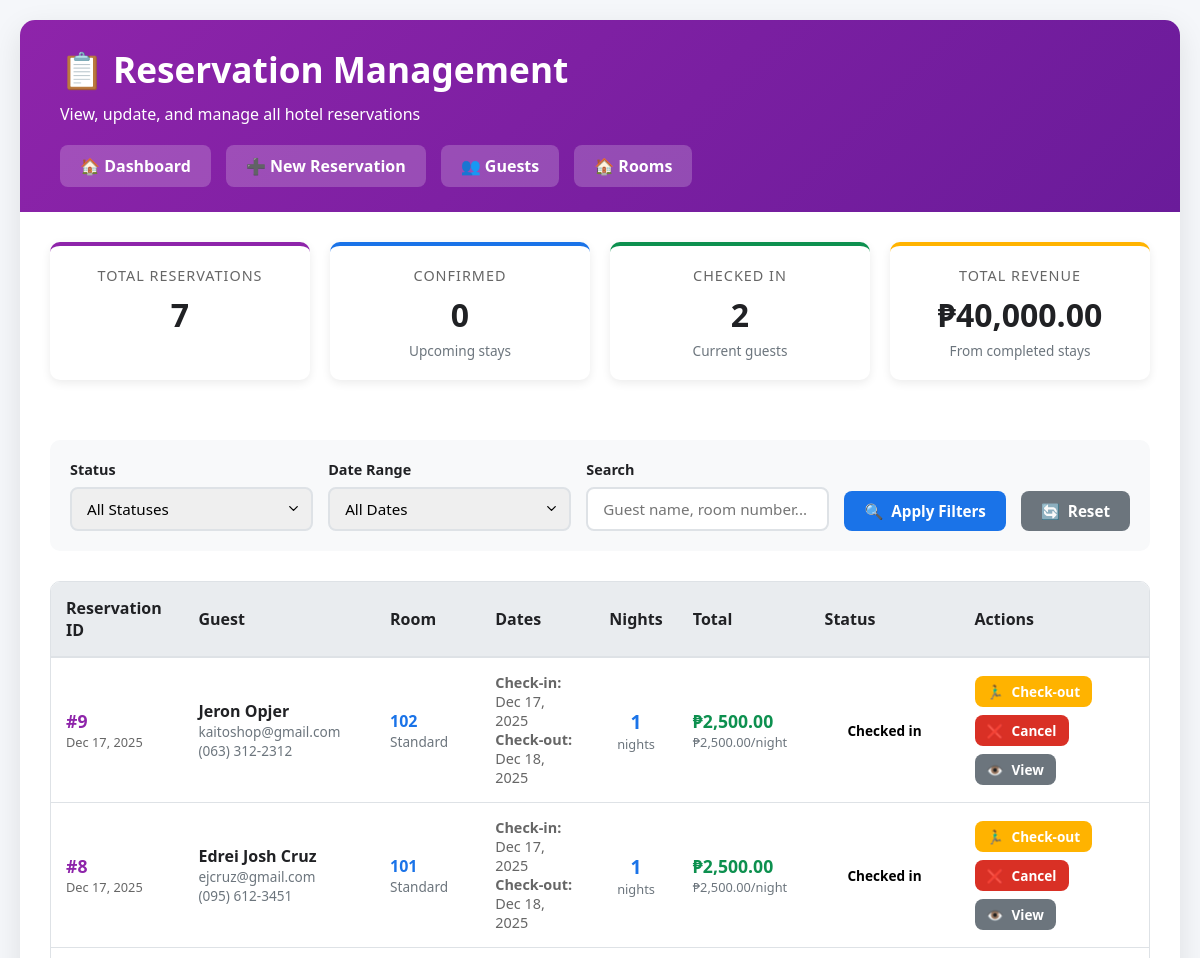
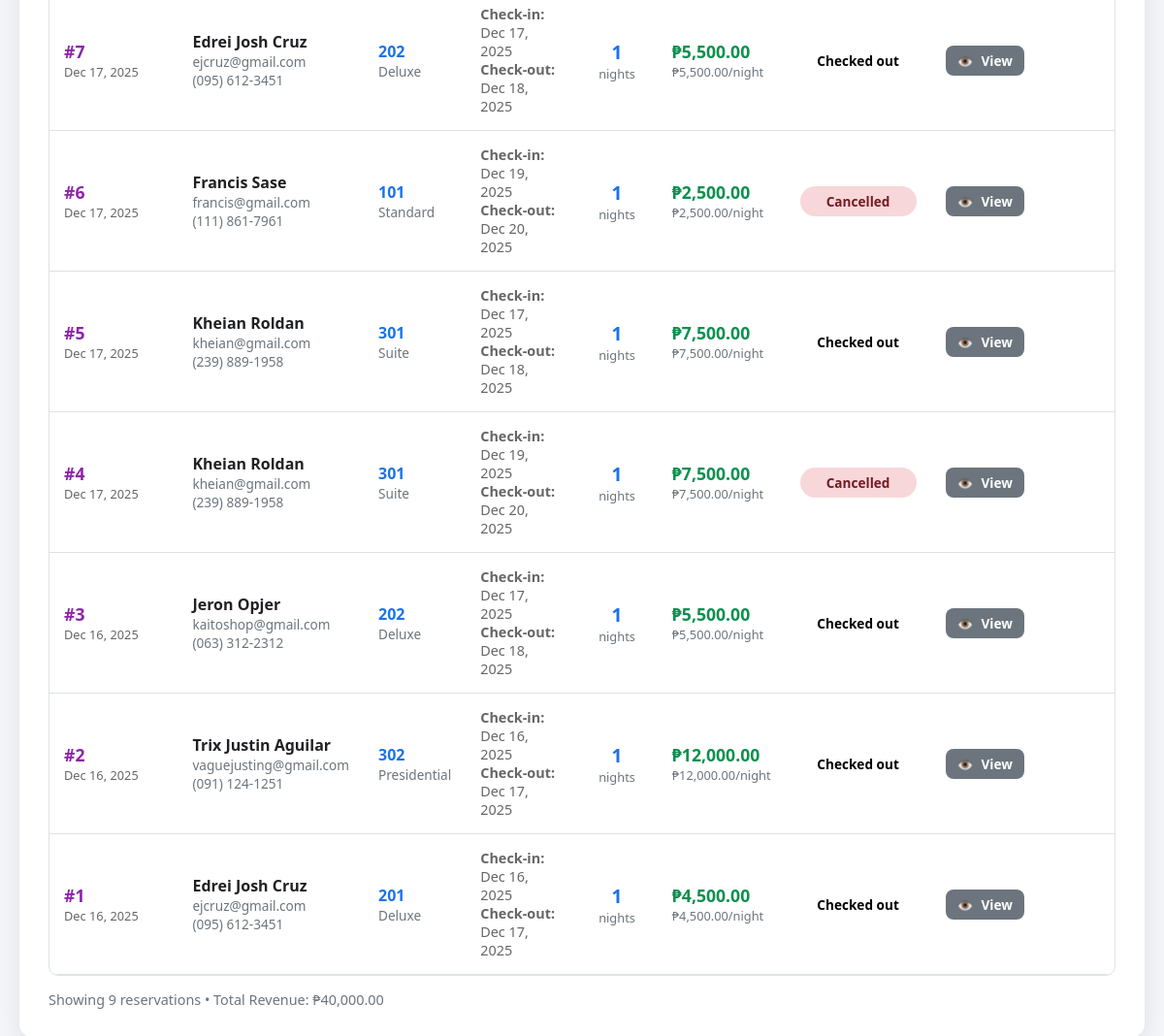
/hotel/reservations.php, run on the app's committed database (2 pictures, top to bottom).
### tables this page shows
CREATE TABLE `reservations` (
  `id` int(11) NOT NULL,
  `guest_id` int(11) NOT NULL,
  `room_id` int(11) NOT NULL,
  `check_in` date NOT NULL,
  `check_out` date NOT NULL,
  `number_of_guests` int(11) NOT NULL DEFAULT 1,
  `total_amount` decimal(10,2) DEFAULT NULL,
  `status` enum('pending','confirmed','checked_in','checked_out','cancelled') DEFAULT 'pending',
  `special_requests` text DEFAULT NULL,
  `created_at` timestamp NOT NULL DEFAULT current_timestamp(),
  `updated_at` timestamp NOT NULL DEFAULT current_timestamp() ON UPDATE current_timestamp()
);

CREATE TABLE `guests` (
  `id` int(11) NOT NULL,
  `first_name` varchar(50) NOT NULL,
  `last_name` varchar(50) NOT NULL,
  `email` varchar(100) NOT NULL,
  `phone` varchar(20) NOT NULL,
  `address` text DEFAULT NULL,
  `created_at` timestamp NOT NULL DEFAULT current_timestamp(),
  `updated_at` timestamp NOT NULL DEFAULT current_timestamp() ON UPDATE current_timestamp()
);

CREATE TABLE `rooms` (
  `id` int(11) NOT NULL,
  `room_number` varchar(10) NOT NULL,
  `room_type` varchar(50) NOT NULL,
  `floor` int(11) NOT NULL,
  `bed_type` varchar(50) NOT NULL,
  `capacity` int(11) NOT NULL,
  `amenities` text DEFAULT NULL,
  `price_per_night` decimal(10,2) NOT NULL,
  `status` enum('available','occupied','maintenance','reserved') DEFAULT 'available',
  `created_at` timestamp NOT NULL DEFAULT current_timestamp(),
  `updated_at` timestamp NOT NULL DEFAULT current_timestamp() ON UPDATE current_timestamp()
);

### hotel/reservations.php (the view, shortened to what this page needs)
<?php
require_once 'hotel_config.php';
$reservations = $pdo->query("
    SELECT r.*,
           g.first_name, g.last_name, g.email, g.phone,
           rm.room_number, rm.room_type, rm.price_per_night,
           DATEDIFF(r.check_out, r.check_in) as nights,
           (rm.price_per_night * DATEDIFF(r.check_out, r.check_in)) as calculated_total
    FROM reservations r
    JOIN guests g ON r.guest_id = g.id
    JOIN rooms rm ON r.room_id = rm.id
    ORDER BY r.created_at DESC
")->fetchAll();
$res_stats = $pdo->query("
    SELECT
        COUNT(*) as total,
        SUM(CASE WHEN status = 'pending' THEN 1 ELSE 0 END) as pending,
        SUM(CASE WHEN status = 'confirmed' THEN 1 ELSE 0 END) as confirmed,
        SUM(CASE WHEN status = 'checked_in' THEN 1 ELSE 0 END) as checked_in,
        SUM(CASE WHEN status = 'checked_out' THEN 1 ELSE 0 END) as checked_out,
        SUM(CASE WHEN status = 'cancelled' THEN 1 ELSE 0 END) as cancelled,
        SUM(total_amount) as total_revenue
    FROM reservations
    WHERE status IN ('checked_in', 'checked_out')
")->fetch();
?>
<!DOCTYPE html>
<html lang="en">
<head>
</head>
<body>
    <div class="container">
        <div class="header">
            <h1>📋 Reservation Management</h1>
            <p>View, update, and manage all hotel reservations</p>
            <div class="nav-links">
                <a href="hotel_index.php" class="nav-btn">🏠 Dashboard</a>
                <a href="new_reservation.php" class="nav-btn">➕ New Reservation</a>
                <a href="guests.php" class="nav-btn">👥 Guests</a>
                <a href="rooms.php" class="nav-btn">🏠 Rooms</a>
            </div>
        </div>
        <div class="stats-grid">
            <div class="stat-card purple">
                <div class="stat-label">Total Reservations</div>
                <div class="stat-value"><?php echo $res_stats['total']; ?></div>
            </div>
            <div class="stat-card blue">
                <div class="stat-label">Confirmed</div>
                <div class="stat-value"><?php echo $res_stats['confirmed']; ?></div>
                <div class="stat-subtext">Upcoming stays</div>
            </div>
            <div class="stat-card green">
                <div class="stat-label">Checked In</div>
                <div class="stat-value"><?php echo $res_stats['checked_in']; ?></div>
                <div class="stat-subtext">Current guests</div>
            </div>
            <div class="stat-card gold">
                <div class="stat-label">Total Revenue</div>
                <div class="stat-value">₱<?php echo number_format($res_stats['total_revenue'], 2); ?></div>
                <div class="stat-subtext">From completed stays</div>
            </div>
        </div>
        <div class="content">
            <div class="filters">
                <div class="filter-group">
                    <label for="status_filter">Status</label>
                    <select id="status_filter" class="form-control">
                        <option value="">All Statuses</option>
                    </select>
                </div>
                <div class="filter-group">
                    <label for="date_filter">Date Range</label>
                    <select id="date_filter" class="form-control">
                        <option value="">All Dates</option>
                    </select>
                </div>
                <div class="filter-group">
                    <label for="search">Search</label>
                    <input type="text" id="search" class="form-control" placeholder="Guest name, room number...">
                </div>
                <button type="button" id="apply_filters" class="btn btn-primary">
                    <span>🔍</span> Apply Filters
                </button>
                <button type="button" id="reset_filters" class="btn btn-secondary">
                    <span>🔄</span> Reset
                </button>
            </div>
            <?php if (empty($reservations)): ?>
                <div class="empty-state">
                    <div class="empty-state-icon">📋</div>
                    <h3>No Reservations Found</h3>
                    <p>Create your first reservation using the "New Reservation" button</p>
                </div>
            <?php else: ?>
                <div class="table-container">
                    <table id="reservationsTable">
                        <thead>
                            <tr>
                                <th>Reservation ID</th>
                                <th>Guest</th>
                                <th>Room</th>
                                <th>Dates</th>
                                <th>Nights</th>
                                <th>Total</th>
                                <th>Status</th>
                                <th>Actions</th>
                            </tr>
                        </thead>
                        <tbody>
                            <?php foreach ($reservations as $res): ?>
                            <tr data-status="<?php echo $res['status']; ?>"
                                data-checkin="<?php echo $res['check_in']; ?>"
                                data-guest="<?php echo strtolower($res['first_name'] . ' ' . $res['last_name']); ?>"
                                data-room="<?php echo strtolower($res['room_number']); ?>">
                                <td>
                                    <div class="reservation-id">#<?php echo $res['id']; ?></div>
                                    <div class="date-cell" style="font-size: 0.8rem;">
                                        <?php echo date('M d, Y', strtotime($res['created_at'])); ?>
                                    </div>
                                </td>
                                <td>
                                    <div class="guest-name">
                                        <?php echo htmlspecialchars($res['first_name'] . ' ' . $res['last_name']); ?>
                                    </div>
                                    <div class="guest-info">
                                        <?php echo htmlspecialchars($res['email']); ?><br>
                                        <?php echo htmlspecialchars($res['phone']); ?>
                                    </div>
                                </td>
                                <td>
                                    <div class="room-info">
                                        <?php echo htmlspecialchars($res['room_number']); ?>
                                    </div>
                                    <div style="font-size: 0.85rem; color: #6c757d;">
                                        <?php echo htmlspecialchars($res['room_type']); ?>
                                    </div>
                                </td>
                                <td>
                                    <div class="date-cell">
                                        <strong>Check-in:</strong> <?php echo date('M d, Y', strtotime($res['check_in'])); ?><br>
                                        <strong>Check-out:</strong> <?php echo date('M d, Y', strtotime($res['check_out'])); ?>
                                    </div>
                                </td>
                                <td>
                                    <div style="text-align: center;">
                                        <div style="font-size: 1.2rem; font-weight: 700; color: var(--hotel-blue);">
                                            <?php echo $res['nights']; ?>
                                        </div>
                                        <div style="font-size: 0.8rem; color: #6c757d;">nights</div>
                                    </div>
                                </td>
                                <td>
                                    <div class="total-amount">
                                        ₱<?php echo number_format($res['calculated_total'], 2); ?>
                                    </div>
                                    <div style="font-size: 0.8rem; color: #6c757d;">
                                        ₱<?php echo number_format($res['price_per_night'], 2); ?>/night
                                    </div>
                                </td>
                                <td>
                                    <span class="status-badge status-<?php echo str_replace('_', '-', $res['status']); ?>">
                                        <?php echo ucfirst(str_replace('_', ' ', $res['status'])); ?>
                                    </span>
                                </td>
                                <td>
                                    <div class="action-buttons">
                                        <?php if ($res['status'] == 'pending'): ?>
                                            <form method="POST" style="display: inline;">
                                                <input type="hidden" name="reservation_id" value="<?php echo $res['id']; ?>">
                                                <input type="hidden" name="status" value="confirmed">
                                                <button type="submit" name="update_status" class="btn btn-success btn-small">
                                                    <span>✅</span> Confirm
                                                </button>
                                            </form>
                                        <?php elseif ($res['status'] == 'checked_in'): ?>
                                            <form method="POST" style="display: inline;">
                                                <button type="submit" name="update_status" class="btn btn-warning btn-small">
                                                    <span>🏃‍♂️</span> Check-out
                                                </button>
                                            </form>
                                        <?php endif; ?>
                                        <?php if ($res['status'] != 'checked_out' && $res['status'] != 'cancelled'): ?>
                                            <form method="POST" onsubmit="return confirm('Cancel this reservation?');" style="display: inline;">
                                                <button type="submit" name="update_status" class="btn btn-danger btn-small">
                                                    <span>❌</span> Cancel
                                                </button>
                                            </form>
                                        <?php endif; ?>
                                        <button type="button" class="btn btn-small" style="background: #6c757d; color: white;"
                                                onclick="viewReservation(<?php echo htmlspecialchars(json_encode($res)); ?>)">
                                            <span>👁️</span> View
                                        </button>
                                    </div>
                                </td>
                            </tr>
                            <?php endforeach; ?>
                        </tbody>
                    </table>
                </div>
                <p style="margin-top: 15px; color: #6c757d; font-size: 0.9rem;">
                    Showing <?php echo count($reservations); ?> reservations •
                    Total Revenue: ₱<?php echo number_format($res_stats['total_revenue'], 2); ?>
                </p>
            <?php endif; ?>
        </div>
    </div>
</body>
</html>

### data on the page
reservations: id "9", created_at "Dec 17, 2025", guest.last_name "Jeron Opjer", guest.email "kaitoshop@gmail.com", guest.phone "(063) 312-2312", room.room_number "102", room.room_type "Standard", check_in "Dec 17, 2025", check_out "Dec 18, 2025", nights "1", calculated_total "2,500.00", room.price_per_night "2,500.00", status "Checked in"
reservations: id "8", created_at "Dec 17, 2025", guest.last_name "Edrei Josh Cruz", guest.email "ejcruz@gmail.com", guest.phone "(095) 612-3451", room.room_number "101", room.room_type "Standard", check_in "Dec 17, 2025", check_out "Dec 18, 2025", nights "1", calculated_total "2,500.00", room.price_per_night "2,500.00", status "Checked in"
reservations: id "7", created_at "Dec 17, 2025", guest.last_name "Edrei Josh Cruz", guest.email "ejcruz@gmail.com", guest.phone "(095) 612-3451", room.room_number "202", room.room_type "Deluxe", check_in "Dec 17, 2025", check_out "Dec 18, 2025", nights "1", calculated_total "5,500.00", room.price_per_night "5,500.00", status "Checked out"
reservations: id "6", created_at "Dec 17, 2025", guest.last_name "Francis Sase", guest.email "francis@gmail.com", guest.phone "(111) 861-7961", room.room_number "101", room.room_type "Standard", check_in "Dec 19, 2025", check_out "Dec 20, 2025", nights "1", calculated_total "2,500.00", room.price_per_night "2,500.00", status "Cancelled"
reservations: id "5", created_at "Dec 17, 2025", guest.last_name "Kheian Roldan", guest.email "kheian@gmail.com", guest.phone "(239) 889-1958", room.room_number "301", room.room_type "Suite", check_in "Dec 17, 2025", check_out "Dec 18, 2025", nights "1", calculated_total "7,500.00", room.price_per_night "7,500.00", status "Checked out"
reservations: id "4", created_at "Dec 17, 2025", guest.last_name "Kheian Roldan", guest.email "kheian@gmail.com", guest.phone "(239) 889-1958", room.room_number "301", room.room_type "Suite", check_in "Dec 19, 2025", check_out "Dec 20, 2025", nights "1", calculated_total "7,500.00", room.price_per_night "7,500.00", status "Cancelled"
reservations: id "3", created_at "Dec 16, 2025", guest.last_name "Jeron Opjer", guest.email "kaitoshop@gmail.com", guest.phone "(063) 312-2312", room.room_number "202", room.room_type "Deluxe", check_in "Dec 17, 2025", check_out "Dec 18, 2025", nights "1", calculated_total "5,500.00", room.price_per_night "5,500.00", status "Checked out"
reservations: id "2", created_at "Dec 16, 2025", guest.last_name "Trix Justin Aguilar", guest.email "vaguejusting@gmail.com", guest.phone "(091) 124-1251", room.room_number "302", room.room_type "Presidential", check_in "Dec 16, 2025", check_out "Dec 17, 2025", nights "1", calculated_total "12,000.00", room.price_per_night "12,000.00", status "Checked out"
reservations: id "1", created_at "Dec 16, 2025", guest.last_name "Edrei Josh Cruz", guest.email "ejcruz@gmail.com", guest.phone "(095) 612-3451", room.room_number "201", room.room_type "Deluxe", check_in "Dec 16, 2025", check_out "Dec 17, 2025", nights "1", calculated_total "4,500.00", room.price_per_night "4,500.00", status "Checked out"

### other printed values
$res_stats['total'] "7"
$res_stats['confirmed'] "0"
$res_stats['checked_in'] "2"
$res_stats['total_revenue'] "40,000.00"
count($reservations) "9"
